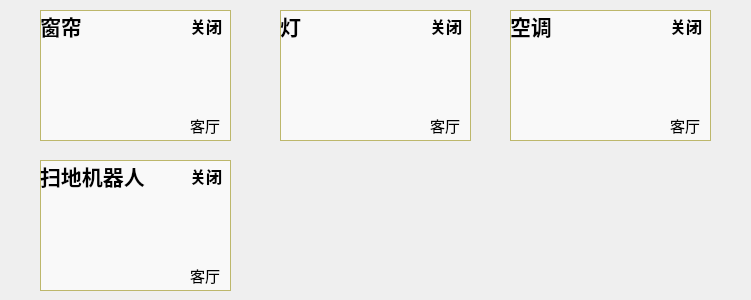
    <widget class="QWidget" name="tab_2">
     <attribute name="title">
      <string>客厅</string>
     </attribute>
     <widget class="QPushButton" name="parlorLightButton_2">
      <property name="geometry">
       <rect>
        <x>280</x>
        <y>10</y>
        <width>191</width>
        <height>131</height>
       </rect>
      </property>
      <property name="font">
       <font>
        <pointsize>10</pointsize>
       </font>
      </property>
      <property name="styleSheet">
       <string notr="true">background-color: rgba(255, 255, 255, 60%);
border:1px solid darkkhaki;
border-image: url(:/image/ledstop.png);</string>
      </property>
      <property name="text">
       <string/>
      </property>
     </widget>
     <widget class="QPushButton" name="parlorCurtainButton_2">
      <property name="geometry">
       <rect>
        <x>40</x>
        <y>10</y>
        <width>191</width>
        <height>131</height>
       </rect>
      </property>
      <property name="font">
       <font>
        <pointsize>10</pointsize>
       </font>
      </property>
      <property name="styleSheet">
       <string notr="true">background-color: rgba(255, 255, 255, 60%);
border:1px solid darkkhaki;
border-image: url(:/image/curtainclose.png);</string>
      </property>
      <property name="text">
       <string/>
      </property>
     </widget>
     <widget class="QPushButton" name="parlorAircButton_2">
      <property name="geometry">
       <rect>
        <x>510</x>
        <y>10</y>
        <width>201</width>
        <height>131</height>
       </rect>
      </property>
      <property name="font">
       <font>
        <pointsize>10</pointsize>
       </font>
      </property>
      <property name="styleSheet">
       <string notr="true">background-color: rgba(255, 255, 255, 60%);
border:1px solid darkkhaki;
border-image: url(:/image/airstop.png);</string>
      </property>
      <property name="text">
       <string/>
      </property>
     </widget>
     <widget class="QPushButton" name="parlorClealButton">
      <property name="geometry">
       <rect>
        <x>40</x>
        <y>160</y>
        <width>191</width>
        <height>131</height>
       </rect>
      </property>
      <property name="font">
       <font>
        <pointsize>10</pointsize>
       </font>
      </property>
      <property name="styleSheet">
       <string notr="true">background-color: rgba(255, 255, 255, 60%);
border:1px solid darkkhaki;
border-image: url(:/image/clearrobot.png);</string>
      </property>
      <property name="text">
       <string/>
      </property>
     </widget>
     <widget class="QLabel" name="label_19">
      <property name="geometry">
       <rect>
        <x>190</x>
        <y>110</y>
        <width>72</width>
        <height>31</height>
       </rect>
      </property>
      <property name="font">
       <font>
        <family>宋体</family>
        <pointsize>11</pointsize>
        <weight>50</weight>
        <italic>false</italic>
        <bold>false</bold>
       </font>
      </property>
      <property name="text">
       <string>客厅</string>
      </property>
     </widget>
     <widget class="QLabel" name="parlorCurtainLabel_2">
      <property name="geometry">
       <rect>
        <x>190</x>
        <y>10</y>
        <width>72</width>
        <height>31</height>
       </rect>
      </property>
      <property name="font">
       <font>
        <family>宋体</family>
        <pointsize>12</pointsize>
        <weight>75</weight>
        <bold>true</bold>
       </font>
      </property>
      <property name="text">
       <string>关闭</string>
      </property>
     </widget>
     <widget class="QLabel" name="label_21">
      <property name="geometry">
       <rect>
        <x>40</x>
        <y>10</y>
        <width>72</width>
        <height>31</height>
       </rect>
      </property>
      <property name="font">
       <font>
        <family>宋体</family>
        <pointsize>16</pointsize>
        <weight>75</weight>
        <bold>true</bold>
       </font>
      </property>
      <property name="text">
       <string>窗帘</string>
      </property>
     </widget>
     <widget class="QLabel" name="label_22">
      <property name="geometry">
       <rect>
        <x>430</x>
        <y>110</y>
        <width>72</width>
        <height>31</height>
       </rect>
      </property>
      <property name="font">
       <font>
        <family>宋体</family>
        <pointsize>11</pointsize>
        <weight>50</weight>
        <italic>false</italic>
        <bold>false</bold>
       </font>
      </property>
      <property name="text">
       <string>客厅</string>
      </property>
     </widget>
     <widget class="QLabel" name="label_23">
      <property name="geometry">
       <rect>
        <x>280</x>
        <y>10</y>
        <width>72</width>
        <height>31</height>
       </rect>
      </property>
      <property name="font">
       <font>
        <family>宋体</family>
        <pointsize>16</pointsize>
        <weight>75</weight>
        <bold>true</bold>
       </font>
      </property>
      <property name="text">
       <string>灯</string>
      </property>
     </widget>
     <widget class="QLabel" name="parlorLightLabel_2">
      <property name="geometry">
       <rect>
        <x>430</x>
        <y>10</y>
        <width>72</width>
        <height>31</height>
       </rect>
      </property>
      <property name="font">
       <font>
        <family>宋体</family>
        <pointsize>12</pointsize>
        <weight>75</weight>
        <bold>true</bold>
       </font>
      </property>
      <property name="text">
       <string>关闭</string>
      </property>
     </widget>
     <widget class="QLabel" name="parlorAircLabel_2">
      <property name="geometry">
       <rect>
        <x>670</x>
        <y>10</y>
        <width>72</width>
        <height>31</height>
       </rect>
      </property>
      <property name="font">
       <font>
        <family>宋体</family>
        <pointsize>12</pointsize>
        <weight>75</weight>
        <bold>true</bold>
       </font>
      </property>
      <property name="text">
       <string>关闭</string>
      </property>
     </widget>
     <widget class="QLabel" name="label_26">
      <property name="geometry">
       <rect>
        <x>670</x>
        <y>110</y>
        <width>72</width>
        <height>31</height>
       </rect>
      </property>
      <property name="font">
       <font>
        <family>宋体</family>
        <pointsize>11</pointsize>
        <weight>50</weight>
        <italic>false</italic>
        <bold>false</bold>
       </font>
      </property>
      <property name="text">
       <string>客厅</string>
      </property>
     </widget>
     <widget class="QLabel" name="label_27">
      <property name="geometry">
       <rect>
        <x>510</x>
        <y>10</y>
        <width>151</width>
        <height>31</height>
       </rect>
      </property>
      <property name="font">
       <font>
        <family>宋体</family>
        <pointsize>16</pointsize>
        <weight>75</weight>
        <bold>true</bold>
       </font>
      </property>
      <property name="text">
       <string>空调</string>
      </property>
     </widget>
     <widget class="QLabel" name="label_30">
      <property name="geometry">
       <rect>
        <x>190</x>
        <y>260</y>
        <width>72</width>
        <height>31</height>
       </rect>
      </property>
      <property name="font">
       <font>
        <family>宋体</family>
        <pointsize>11</pointsize>
        <weight>50</weight>
        <italic>false</italic>
        <bold>false</bold>
       </font>
      </property>
      <property name="text">
       <string>客厅</string>
      </property>
     </widget>
     <widget class="QLabel" name="parlorClearLabel">
      <property name="geometry">
       <rect>
        <x>190</x>
        <y>160</y>
        <width>72</width>
        <height>31</height>
       </rect>
      </property>
      <property name="font">
       <font>
        <family>宋体</family>
        <pointsize>12</pointsize>
        <weight>75</weight>
        <bold>true</bold>
       </font>
      </property>
      <property name="text">
       <string>关闭</string>
      </property>
     </widget>
     <widget class="QLabel" name="label_32">
      <property name="geometry">
       <rect>
        <x>40</x>
        <y>160</y>
        <width>141</width>
        <height>31</height>
       </rect>
      </property>
      <property name="font">
       <font>
        <family>宋体</family>
        <pointsize>16</pointsize>
        <weight>75</weight>
        <bold>true</bold>
       </font>
      </property>
      <property name="text">
       <string>扫地机器人</string>
      </property>
     </widget>
    </widget>
